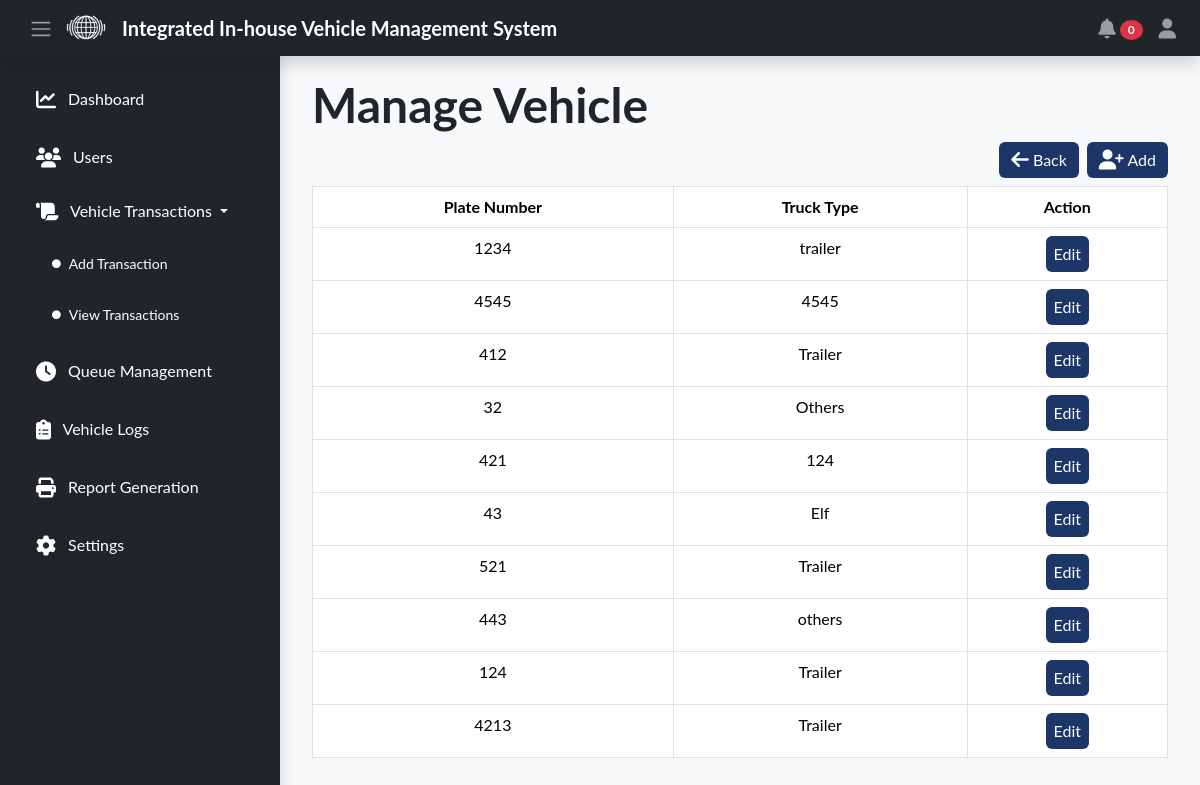
The app's page /admin/settings-vehicle.php (signed in) with its own data.
### tables this page shows
CREATE TABLE `vehicle` (
  `vehicle_id` int(11) NOT NULL AUTO_INCREMENT,
  `plate_number` varchar(50) NOT NULL,
  `truck_type` varchar(50) DEFAULT NULL,
  `hauler_id` int(11) DEFAULT NULL,
  PRIMARY KEY (`vehicle_id`),
  KEY `hauler_id` (`hauler_id`),
  CONSTRAINT `hauler_id` FOREIGN KEY (`hauler_id`) REFERENCES `hauler` (`hauler_id`)
);

### admin/settings-vehicle.php (the view, shortened to what this page needs)
<?php
require_once '../api/db_connection.php';
?>
<!DOCTYPE html>
<html lang="en">
<head>
    <link rel="stylesheet" href="../public/css/bootstrap.min.css" />
    <link rel="stylesheet" href="https://cdn.datatables.net/2.0.8/css/dataTables.dataTables.css" />
    <link rel="stylesheet" href="css/style.css">
</head>
<body class="bg-light">
    <?php
    include_once('navbar/navbar.php');
    ?>
    <div class="content" id="content">
        <div class="container">
            <h1 class="display-5 fw-bold">Manage Vehicle</h1>
            <button class="btn btn-primary float-end mb-2 ms-2" data-bs-toggle="modal" data-bs-target="#add-vehicle-modal">
                <i class="fa-solid fa-user-plus fa-lg" style="color: #ffffff;"></i> Add
            </button>
            <a href="settings.php" class="text-decoration-none" style="color:inherit">
                <button class="btn btn-primary float-end mb-2">
                    <i class="fa-solid fa-arrow-left fa-lg" style="color: #ffffff;"></i> Back
                </button>
            </a>
            <table class="table table-hover table-bordered text-center" id="vehicle-table">
                <thead>
                    <th class="text-center" scope="col">Plate Number</th>
                    <th class="text-center" scope="col">Truck Type</th>
                    <th class="text-center" scope="col">Action</th>
                </thead>
                <tbody>
                    <?php
                    $sql = "SELECT * FROM `vehicle`";
                    $result = mysqli_query($conn, $sql);
                    while ($row = mysqli_fetch_assoc($result)) {
                    ?>
                        <tr>
                            <td class="text-center" scope="row"><?= $row['plate_number'] ?></td>
                            <td class="text-center" scope="row"><?= $row['truck_type'] ?></td>
                            <td class="text-center">
                                <button class="btn btn-primary px-2 edit-vehicle" data-id="<?= $row['vehicle_id'] ?>">
                                    Edit
                                </button>
                            </td>
                        </tr>
                    <?php
                    }
                    ?>
                </tbody>
            </table>
        </div>
    </div>
</body>
</html>

### admin/css/style.css (style rules this page uses)
body { padding-top: 56px; font-family: "Lato", sans-serif; }
.content { transition: margin-left 0.3s; margin-left: 280px; padding: 20px; }
.btn-primary { background-color: #1b3667; border: #1b3667; }

### records on screen
vehicle: plate_number "1234", truck_type "trailer"
vehicle: plate_number "4545", truck_type "4545"
vehicle: plate_number "412", truck_type "Trailer"
vehicle: plate_number "32", truck_type "Others"
vehicle: plate_number "421", truck_type "124"
vehicle: plate_number "43", truck_type "Elf"
vehicle: plate_number "521", truck_type "Trailer"
vehicle: plate_number "443", truck_type "others"
vehicle: plate_number "124", truck_type "Trailer"
vehicle: plate_number "4213", truck_type "Trailer"

### other values on screen
$transactionCount "0"
